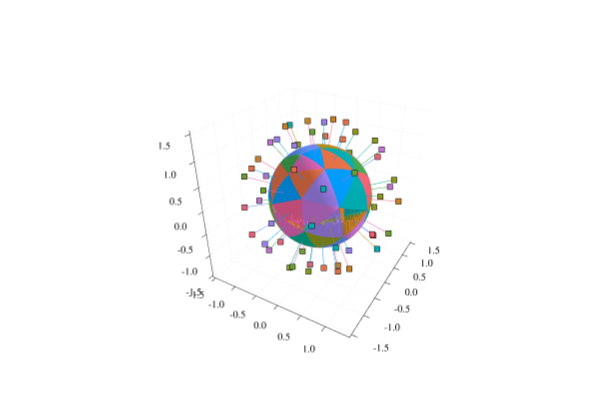

Notebook code cell kept with this figure:
### Code cell
# NOTE: It is possible that some elements may not be displayed properly.
surfacemeshplot(mesh, npoints=10)
meshplot!(mesh, nodes=false, normals=0.5)
